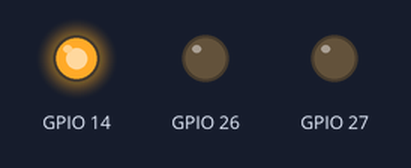
The program below on a simulated ESP32 board running MicroPython. Shown: output pins drawn as LEDs (lit = HIGH). Files that are not in the repository are absent; what the program prints to the serial console is not drawn.

Above: at 0.1 s.
Timing chart, 0 to 1.6 s (numbered marks = the images above):
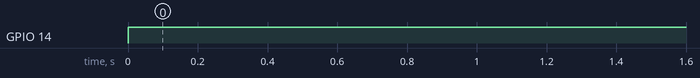

Measured:
- by itself, GPIO 14: LOW → HIGH at 0.00 s

The program:

main.py
```python
# Satellite: applies a color. It does not decide phases.
# Desk: reads /tmp/smarttrafic-sat.json {"color":"red|amber|green"}.
# Board: replace the file read with ESP-NOW or MQTT smarttrafic/{code}/sat/{approach}.

import json
import time

try:
    from machine import Pin
except ImportError:
    Pin = None


RELAYS = {}
CMD = "/tmp/smarttrafic-sat.json"


def setup():
    if not Pin:
        return
    RELAYS["red"] = Pin(14, Pin.OUT)
    RELAYS["amber"] = Pin(27, Pin.OUT)
    RELAYS["green"] = Pin(26, Pin.OUT)


def apply(color: str) -> None:
    wanted = "amber" if color in ("amber", "flashing_amber") else color
    for name, pin in RELAYS.items():
        pin.value(1 if name == wanted else 0)
    print("SATELLITE", wanted)


def read_color() -> str:
    try:
        with open(CMD, encoding="utf-8") as handle:
            body = json.load(handle)
        return str(body.get("color") or "red")
    except Exception:
        return "red"


def main():
    setup()
    while True:
        apply(read_color())
        time.sleep(0.5)


if __name__ == "__main__":
    main()
```
